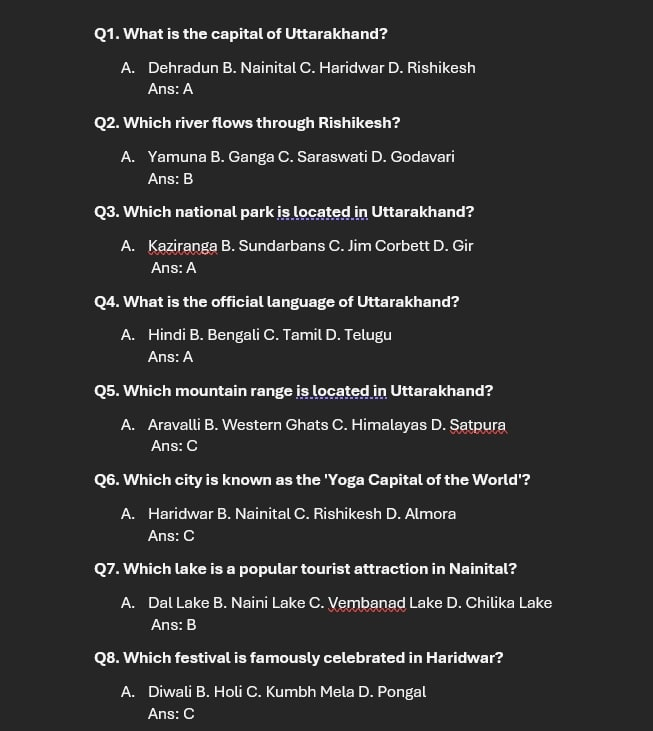
#> input picture images/Ravi_ans.jpg, 653 x 731 px
$ python -i main.py   (imports and definitions only)
#> lines starting #> are read from the running program, lines starting #| are printed output that depends on the picture; after the words box and inside, x2 and y2 are one past the last pixel; in counts of white or black regions, pixels touching at a corner belong together
import cv2
import pytesseract
import re
import os

# Function to extract text using Tesseract OCR

def extract_text(image_path):
#> called with image_path = 'images/Ravi_ans.jpg'
     img = cv2.imread(image_path)
#> img is the input picture: shape (731, 653, 3); mean B, G, R 49, 49, 49.1

    #  cv2.imshow("Answer", img)   to open the image in another window
    #  cv2.waitKey(0)
    #  cv2.destroyAllWindows()

     gray = cv2.cvtColor(img, cv2.COLOR_BGR2GRAY)
      # Additional preprocessing steps
     gray = cv2.resize(gray, None, fx=2, fy=2, interpolation=cv2.INTER_CUBIC)
#> gray: shape (1462, 1306)
     gray = cv2.GaussianBlur(gray, (5, 5), 0)
     gray = cv2.threshold(gray, 0, 255, cv2.THRESH_BINARY + cv2.THRESH_OTSU)[1]
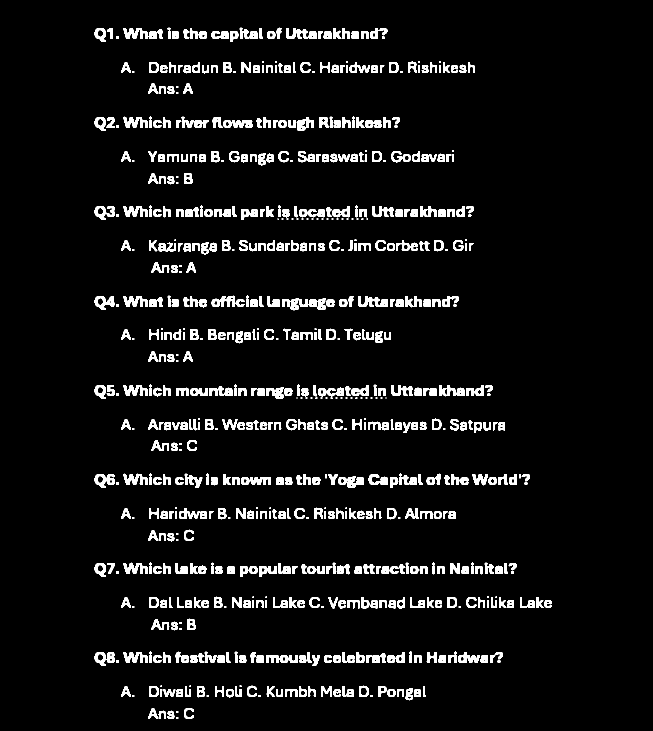
#> gray: shape (1462, 1306) (shown at 1/2 size); 6.5% white; 680 white regions (94 under 20 px), largest, box (x1, y1, x2, y2) and area: (716, 592, 776, 614) 813, (572, 56, 633, 78) 808, (676, 952, 728, 976) 757
     # Configure Tesseract to use English language and adjust settings
     config = '--oem 3 --psm 6 -c tessedit_char_whitelist=ABCDEFGHIJKLMNOPQRSTUVWXYZabcdefghijklmnopqrstuvwxyz0123456789:'
#> (the run stopped early here; a loop or call above may not have finished)
